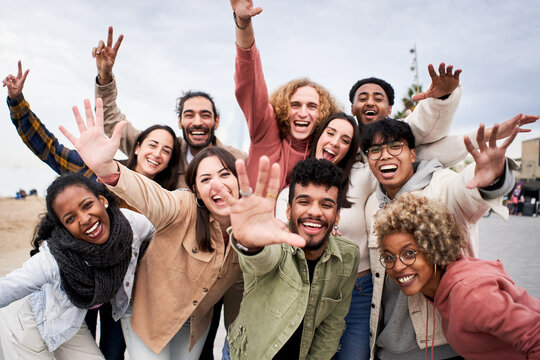
#> input picture happy.jpg, 540 x 360 px
$ python facedetection_image.py
#> lines starting #> are read from the running program, lines starting #| are printed output that depends on the picture; after the words box and inside, x2 and y2 are one past the last pixel; in counts of white or black regions, pixels touching at a corner belong together
import cv2
alg="haarcascade_frontalface_default.xml"
haar_cascade=cv2.CascadeClassifier(alg) #load algorthim
image="happy.jpg"
img=cv2.imread(image)
#> img is the input picture: shape (360, 540, 3); mean B, G, R 144.6, 149.2, 168
while True:
    grayimg=cv2.cvtColor(img,cv2.COLOR_BGR2GRAY)
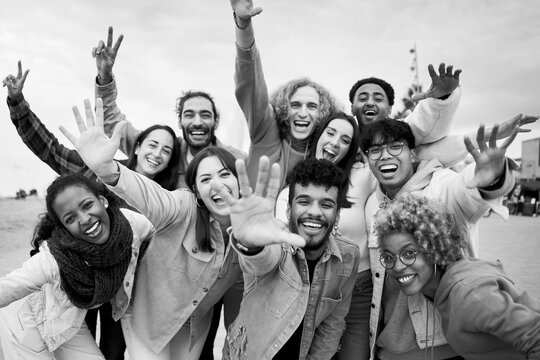
#> grayimg: shape (360, 540); min 0, max 255, mean 154.3
    face_coord=haar_cascade.detectMultiScale(grayimg,1.3,10)
#> face_coord = [[279, 87, 49, 49], [172, 95, 50, 50], [190, 158, 51, 51], [286, 180, 59, 59]]
    for (x,y,w,h) in face_coord:
        cv2.rectangle(img,(x,y),(x+w,y+h),(0,0,255),2)
#> this loop made 4 passes
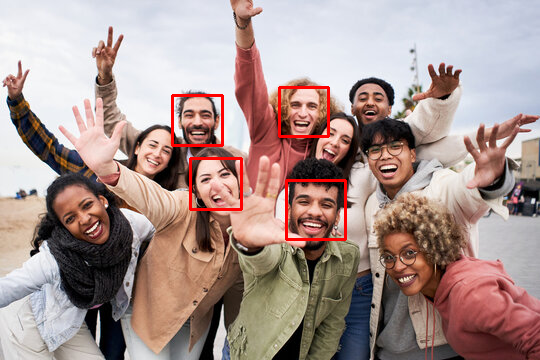
#> img: shape (360, 540, 3); 1.28% of pixels changed, all inside (x1, y1, x2, y2) = (171, 86, 347, 241)
    if len(face_coord)==0:
        text="face not detected"
    else:
        text="face detected"
    cv2.putText(img,text,(10,20),cv2.FONT_HERSHEY_SIMPLEX,1,(10,150,20),2)
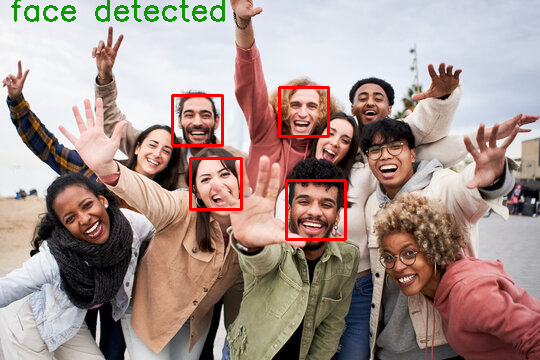
#> img: shape (360, 540, 3); 0.78% of pixels changed, all inside (x1, y1, x2, y2) = (11, 0, 225, 22)
    cv2.imshow("FACE DETECTION",img)
    key=cv2.waitKey(10)
#> (key Esc is pressed here)
    if key==27:
        break
#> (the run stopped early here; a loop or call above may not have finished)
